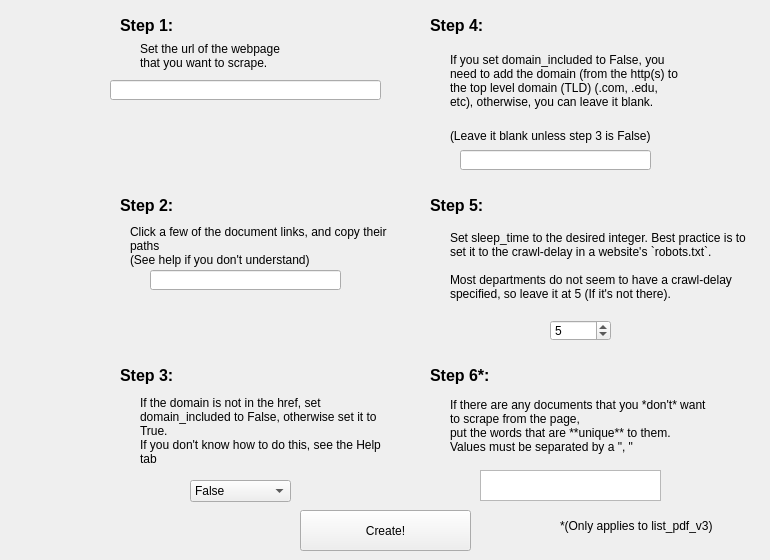
    <widget class="QWidget" name="Setup">
     <property name="accessibleName">
      <string notr="true"/>
     </property>
     <attribute name="title">
      <string>Setup</string>
     </attribute>
     <widget class="QLineEdit" name="webpage_input">
      <property name="geometry">
       <rect>
        <x>110</x>
        <y>80</y>
        <width>271</width>
        <height>20</height>
       </rect>
      </property>
     </widget>
     <widget class="QLabel" name="step3_header_2">
      <property name="geometry">
       <rect>
        <x>120</x>
        <y>360</y>
        <width>158</width>
        <height>31</height>
       </rect>
      </property>
      <property name="font">
       <font>
        <pointsize>12</pointsize>
        <weight>75</weight>
        <bold>true</bold>
       </font>
      </property>
      <property name="text">
       <string>Step 3:</string>
      </property>
      <property name="wordWrap">
       <bool>true</bool>
      </property>
     </widget>
     <widget class="QLabel" name="step1_header_2">
      <property name="geometry">
       <rect>
        <x>120</x>
        <y>10</y>
        <width>158</width>
        <height>31</height>
       </rect>
      </property>
      <property name="font">
       <font>
        <pointsize>12</pointsize>
        <weight>75</weight>
        <bold>true</bold>
       </font>
      </property>
      <property name="text">
       <string>Step 1:</string>
      </property>
      <property name="wordWrap">
       <bool>true</bool>
      </property>
     </widget>
     <widget class="QLabel" name="step1_1">
      <property name="geometry">
       <rect>
        <x>140</x>
        <y>40</y>
        <width>161</width>
        <height>31</height>
       </rect>
      </property>
      <property name="font">
       <font>
        <pointsize>9</pointsize>
       </font>
      </property>
      <property name="text">
       <string>Set the url of the webpage that you want to scrape.</string>
      </property>
      <property name="wordWrap">
       <bool>true</bool>
      </property>
     </widget>
     <widget class="QLabel" name="step2_1">
      <property name="geometry">
       <rect>
        <x>130</x>
        <y>200</y>
        <width>261</width>
        <height>91</height>
       </rect>
      </property>
      <property name="font">
       <font>
        <pointsize>9</pointsize>
       </font>
      </property>
      <property name="text">
       <string>Click a few of the document links, and copy their paths
(See help if you don't understand)</string>
      </property>
      <property name="wordWrap">
       <bool>true</bool>
      </property>
     </widget>
     <widget class="QLineEdit" name="web_path_input">
      <property name="geometry">
       <rect>
        <x>150</x>
        <y>270</y>
        <width>191</width>
        <height>20</height>
       </rect>
      </property>
     </widget>
     <widget class="QLineEdit" name="domain_input">
      <property name="geometry">
       <rect>
        <x>460</x>
        <y>150</y>
        <width>191</width>
        <height>20</height>
       </rect>
      </property>
     </widget>
     <widget class="QLabel" name="step3_4">
      <property name="geometry">
       <rect>
        <x>140</x>
        <y>390</y>
        <width>241</width>
        <height>81</height>
       </rect>
      </property>
      <property name="font">
       <font>
        <pointsize>9</pointsize>
       </font>
      </property>
      <property name="text">
       <string>If the domain is not in the href, set domain_included to False, otherwise set it to True.
If you don't know how to do this, see the Help tab</string>
      </property>
      <property name="wordWrap">
       <bool>true</bool>
      </property>
     </widget>
     <widget class="QComboBox" name="domain_included_input">
      <property name="geometry">
       <rect>
        <x>190</x>
        <y>480</y>
        <width>101</width>
        <height>22</height>
       </rect>
      </property>
      <property name="editable">
       <bool>false</bool>
      </property>
      <property name="currentText">
       <string>False</string>
      </property>
      <item>
       <property name="text">
        <string>False</string>
       </property>
      </item>
      <item>
       <property name="text">
        <string>True</string>
       </property>
      </item>
     </widget>
     <widget class="QLabel" name="step4_header">
      <property name="geometry">
       <rect>
        <x>430</x>
        <y>10</y>
        <width>158</width>
        <height>31</height>
       </rect>
      </property>
      <property name="font">
       <font>
        <pointsize>12</pointsize>
        <weight>75</weight>
        <bold>true</bold>
       </font>
      </property>
      <property name="text">
       <string>Step 4:</string>
      </property>
      <property name="wordWrap">
       <bool>true</bool>
      </property>
     </widget>
     <widget class="QLabel" name="step4_1">
      <property name="geometry">
       <rect>
        <x>450</x>
        <y>40</y>
        <width>231</width>
        <height>81</height>
       </rect>
      </property>
      <property name="font">
       <font>
        <pointsize>9</pointsize>
       </font>
      </property>
      <property name="text">
       <string>If you set domain_included to False, you need to add the domain (from the http(s) to the top level domain (TLD) (.com, .edu, etc), otherwise, you can leave it blank.</string>
      </property>
      <property name="wordWrap">
       <bool>true</bool>
      </property>
     </widget>
     <widget class="QLabel" name="step4_2">
      <property name="geometry">
       <rect>
        <x>450</x>
        <y>120</y>
        <width>221</width>
        <height>31</height>
       </rect>
      </property>
      <property name="font">
       <font>
        <pointsize>9</pointsize>
       </font>
      </property>
      <property name="text">
       <string>(Leave it blank unless step 3 is False)</string>
      </property>
      <property name="wordWrap">
       <bool>true</bool>
      </property>
     </widget>
     <widget class="QLabel" name="step5_header_2">
      <property name="geometry">
       <rect>
        <x>430</x>
        <y>190</y>
        <width>158</width>
        <height>31</height>
       </rect>
      </property>
      <property name="font">
       <font>
        <pointsize>12</pointsize>
        <weight>75</weight>
        <bold>true</bold>
       </font>
      </property>
      <property name="text">
       <string>Step 5:</string>
      </property>
      <property name="wordWrap">
       <bool>true</bool>
      </property>
     </widget>
     <widget class="QLabel" name="step5_3">
      <property name="geometry">
       <rect>
        <x>450</x>
        <y>210</y>
        <width>311</width>
        <height>111</height>
       </rect>
      </property>
      <property name="font">
       <font>
        <pointsize>9</pointsize>
       </font>
      </property>
      <property name="text">
       <string>Set sleep_time to the desired integer. Best practice is to set it to the crawl-delay in a website's `robots.txt`.

Most departments do not seem to have a crawl-delay specified, so leave it at 5 (If it's not there).</string>
      </property>
      <property name="wordWrap">
       <bool>true</bool>
      </property>
     </widget>
     <widget class="QLabel" name="step6_header">
      <property name="geometry">
       <rect>
        <x>430</x>
        <y>360</y>
        <width>158</width>
        <height>31</height>
       </rect>
      </property>
      <property name="font">
       <font>
        <pointsize>12</pointsize>
        <weight>75</weight>
        <bold>true</bold>
       </font>
      </property>
      <property name="text">
       <string>Step 6*:</string>
      </property>
      <property name="wordWrap">
       <bool>true</bool>
      </property>
     </widget>
     <widget class="QSpinBox" name="sleep_time_input">
      <property name="geometry">
       <rect>
        <x>550</x>
        <y>320</y>
        <width>61</width>
        <height>21</height>
       </rect>
      </property>
      <property name="value">
       <number>5</number>
      </property>
     </widget>
     <widget class="QLabel" name="step6_1">
      <property name="geometry">
       <rect>
        <x>450</x>
        <y>370</y>
        <width>261</width>
        <height>111</height>
       </rect>
      </property>
      <property name="font">
       <font>
        <pointsize>9</pointsize>
       </font>
      </property>
      <property name="text">
       <string>If there are any documents that you *don't* want to scrape from the page,
put the words that are **unique** to them.
Values must be separated by a &quot;, &quot;</string>
      </property>
      <property name="wordWrap">
       <bool>true</bool>
      </property>
     </widget>
     <widget class="QLabel" name="step2_header_2">
      <property name="geometry">
       <rect>
        <x>120</x>
        <y>190</y>
        <width>158</width>
        <height>31</height>
       </rect>
      </property>
      <property name="font">
       <font>
        <pointsize>12</pointsize>
        <weight>75</weight>
        <bold>true</bold>
       </font>
      </property>
      <property name="text">
       <string>Step 2:</string>
      </property>
      <property name="wordWrap">
       <bool>true</bool>
      </property>
     </widget>
     <widget class="QPushButton" name="create_scraper_button">
      <property name="geometry">
       <rect>
        <x>300</x>
        <y>510</y>
        <width>171</width>
        <height>41</height>
       </rect>
      </property>
      <property name="text">
       <string>Create!</string>
      </property>
      <property name="flat">
       <bool>false</bool>
      </property>
     </widget>
     <widget class="QLabel" name="step1_2">
      <property name="geometry">
       <rect>
        <x>560</x>
        <y>510</y>
        <width>161</width>
        <height>31</height>
       </rect>
      </property>
      <property name="font">
       <font>
        <pointsize>9</pointsize>
       </font>
      </property>
      <property name="text">
       <string>*(Only applies to list_pdf_v3)</string>
      </property>
      <property name="wordWrap">
       <bool>true</bool>
      </property>
     </widget>
     <widget class="QPlainTextEdit" name="unimportant_input">
      <property name="geometry">
       <rect>
        <x>480</x>
        <y>470</y>
        <width>181</width>
        <height>31</height>
       </rect>
      </property>
     </widget>
    </widget>
